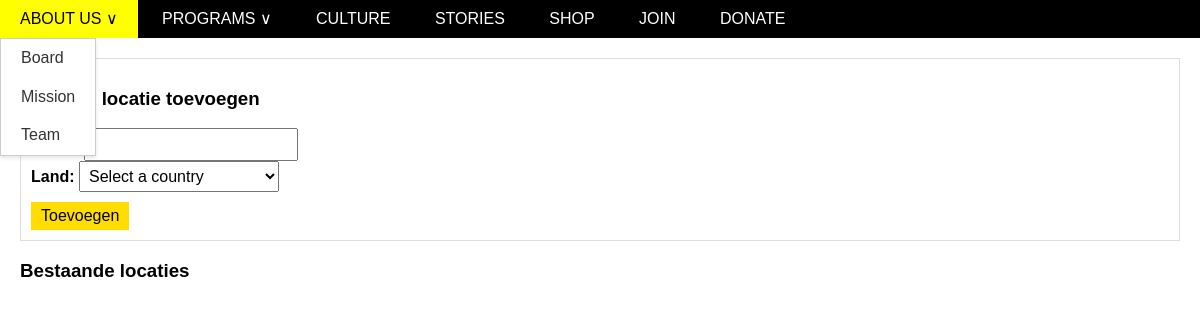
The app's page /admin_locations.php, older data.
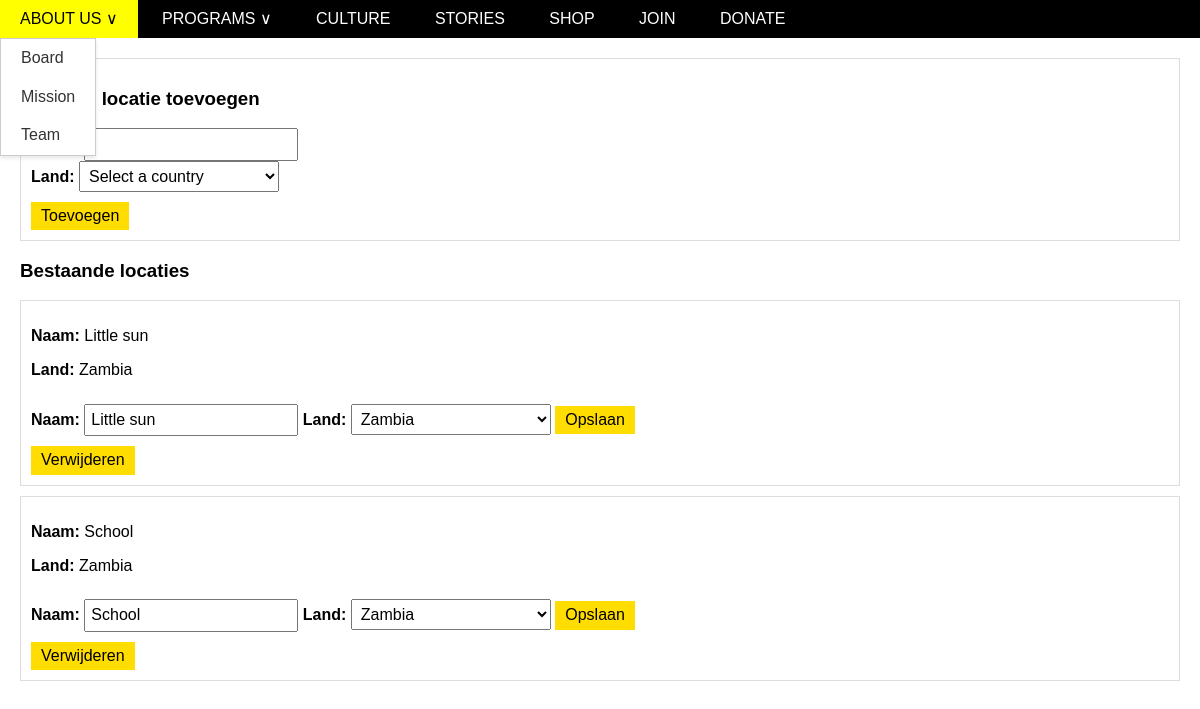
The same page, newer data.
### tables this page shows
CREATE TABLE `hub_location` (
  `id` int(11) NOT NULL,
  `name` varchar(255) NOT NULL,
  `country` varchar(255) NOT NULL
);

### admin_locations.php (the view, shortened to what this page needs)
<?php
try {
    $conn = Db::getConnection();
    $sql = "SELECT * FROM hub_location";
    $stmt = $conn->prepare($sql);
    $stmt->execute();
    $locations = $stmt->fetchAll(PDO::FETCH_ASSOC);
} catch (PDOException $e) {
    echo "Fout: " . $e->getMessage();
}
?>
<!DOCTYPE html>
<html lang="nl">
<head>
    <link rel="stylesheet" href="styles/normalize.css">
    <link rel="stylesheet" href="styles/nav.css">
    <link rel="stylesheet" href="styles/locations.css">
</head>
<body>
<?php include_once("nav.inc.php"); ?>
<div class="content">
    <div class="location">
        <h3>Nieuwe locatie toevoegen</h3>
        <form action="<?php echo $_SERVER['PHP_SELF']; ?>" method="post">
            <label for="name">Naam:</label>
            <input type="text" id="name" name="name" required><br>
            <label for="country">Land:</label>
            <select name="country" id="country" required>
                <option value="">Select a country</option>
                <?php
                $countries = array(
                    "Zambia"
                );
                ?>
            </select><br>
            <button type="submit">Toevoegen</button>
        </form>
    </div>
    <h3>Bestaande locaties</h3>
    <?php foreach ($locations as $location) : ?>
        <div class="location">
            <p><strong>Naam:</strong> <?php echo $location['name']; ?></p>
            <p><strong>Land:</strong> <?php echo $location['country']; ?></p>
            <form method="post" action="<?php echo $_SERVER['PHP_SELF']; ?>">
                <label for="edit_name_<?php echo $location['id']; ?>">Naam:</label>
                <input type="text" id="edit_name_<?php echo $location['id']; ?>" name="edit_name" value="<?php echo $location['name']; ?>">
                <label for="edit_country_<?php echo $location['id']; ?>">Land:</label>
                <select name="edit_country" id="edit_country_<?php echo $location['id']; ?>">
                    <?php foreach ($countries as $country) : ?>
                        <option value="<?php echo $country; ?>" <?php if ($location['country'] === $country) echo 'selected'; ?>><?php echo $country; ?></option>
                    <?php endforeach; ?>
                </select>
                <button type="submit">Opslaan</button>
            </form>
            <form method="post" action="<?php echo $_SERVER['PHP_SELF']; ?>">
                <button type="submit">Verwijderen</button>
            </form>
        </div>
    <?php endforeach; ?>
</div>
</body>
</html>

### nav.inc.php (shortened to what this page needs)
<!DOCTYPE html>
<html lang="en">
<head>
</head>
<body>
    <nav>
        <ul>
            <li>
                <a href="#">ABOUT US &or;</a>
                <ul>
                    <li><a href="#">Board</a></li>
                    <li><a href="#">Mission</a></li>
                    <li><a href="#">Team</a></li>
                </ul>
            </li>
            <li>
                <a href="#">PROGRAMS &or;</a>
            </li>
            <li><a href="#">CULTURE</a></li>
            <li><a href="#">STORIES</a></li>
            <li><a href="#">SHOP</a></li>
            <li><a href="#">JOIN</a></li>
            <li><a href="#">DONATE</a></li>
        </ul>
    </nav>

### styles/nav.css (style rules this page uses)
* { font-family: sans-serif; }
nav ul { list-style: none; margin: 0; padding: 0; background-color: black; }
nav ul li { display: inline-block; position: relative; }
nav ul li a { display: block; padding: 10px 20px; text-decoration: none; color: #fff; transition: background-color 0.3s; }
nav ul li ul { display: none; position: absolute; background-color: #fff; box-shadow: 0 2px 4px rgba(0, 0, 0, 0.1); border: 1px solid #ccc; }
nav ul li ul li { display: block; white-space: nowrap; }
nav ul li ul li a { display: block; padding: 10px 20px; text-decoration: none; color: #333; transition: background-color 0.3s; }

### styles/locations.css (style rules this page uses)
body { font-family: Arial, sans-serif; margin: 0; }
.location { border: 1px solid #ddd; padding: 10px; margin-bottom: 10px; }
.content { padding: 20px; }
label { font-weight: bold; }
input[type="text"], select { padding: 5px; width: 200px; }
button { margin-top: 10px; padding: 5px 10px; background-color: #ffdd00; color: black; border: none; cursor: pointer; }

Row changes from the older to the newer data that the page shows:
added hub_location: name "Little sun", country "Zambia", edit_name "Little sun", edit_country "Zambia"
added hub_location: name "School", country "Zambia", edit_name "School", edit_country "Zambia"
